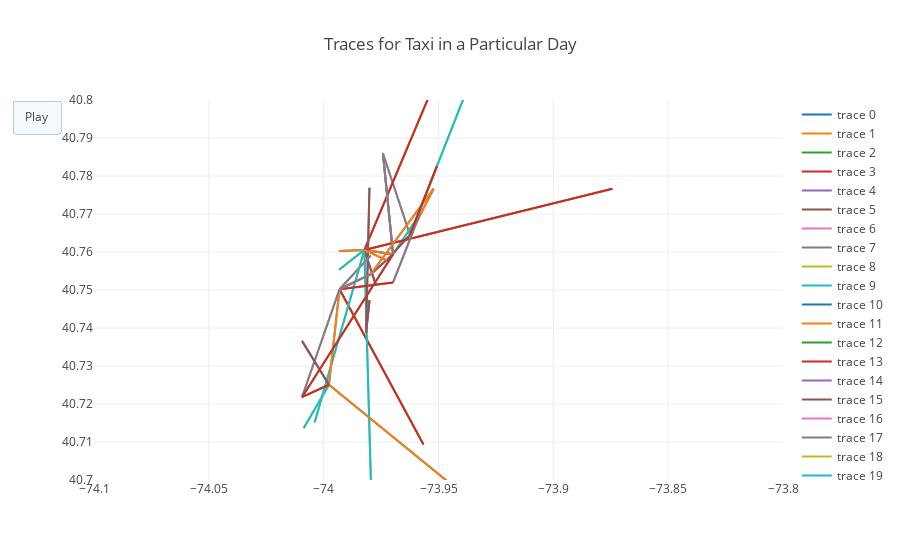

The cell this chart's notebook holds for it:
### Code cell
from plotly.offline import init_notebook_mode, iplot
from IPython.display import display, HTML
import numpy as np

init_notebook_mode(connected=True)

long = []
lat = []

for i in range(len(itinerary)):
    src = findzip.by_zipcode(itinerary[i]['start_position'])
    dst = findzip.by_zipcode(itinerary[i]['destination'])
    long.append({'src':src['Longitude'], 'dst': dst['Longitude']})
    lat.append({'src':src['Latitude'], 'dst': dst['Latitude']})

data = []
frames = []
for i in range(len(lat)):
    x = np.linspace(long[i]['src'], long[i]['dst'], 100)
    m = (lat[i]['src'] - lat[i]['dst'])/(long[i]['src']-long[i]['dst'])
    y = m*(x-long[i]['dst']) + lat[i]['dst']

    N=10
    s=np.linspace(long[i]['src'], long[i]['dst'],N)
    xx=s
    yy = m*(xx - long[i]['dst']) + lat[i]['dst']


    data.append(dict(x=x, y=y, 
               mode='lines', 
               line=dict(width=2)
              ))
    data.append(dict(x=x, y=y, 
               mode='lines', 
               line=dict(width=2)
              ))


    for k in range(N):
        frames.append(dict(data=[dict(x=[xx[k]], 
                            y=[yy[k]], 
                            mode='markers', 
                            marker=dict(color='red', size=10)
                            )
                      ])) 
lat_min = 40.7
lat_max = 40.8
lon_min = -74.1
lon_max = -73.8
layout=dict(xaxis=dict(range=[lon_min, lon_max], autorange=False, zeroline=False),
            yaxis=dict(range=[lat_min, lat_max], autorange=False, zeroline=False),
            title='Traces for Taxi in a Particular Day', hovermode='closest',
            updatemenus= [{'type': 'buttons',
                           'buttons': [{'label': 'Play',
                                        'method': 'animate',
                                        'args': [None]}]}])

figure1=dict(data=data, layout=layout,  frames=frames)          
iplot(figure1)
